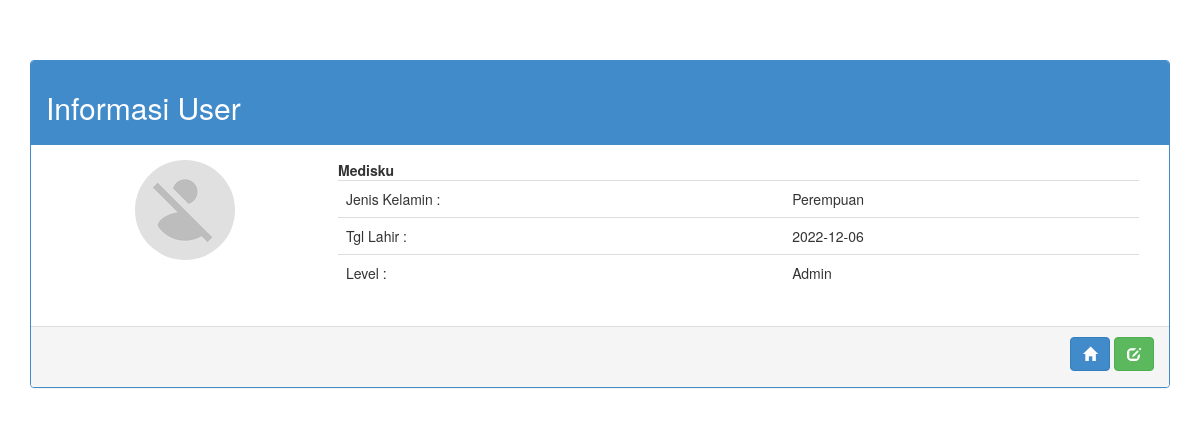
The app's page /admin/user.php (signed in), older data.
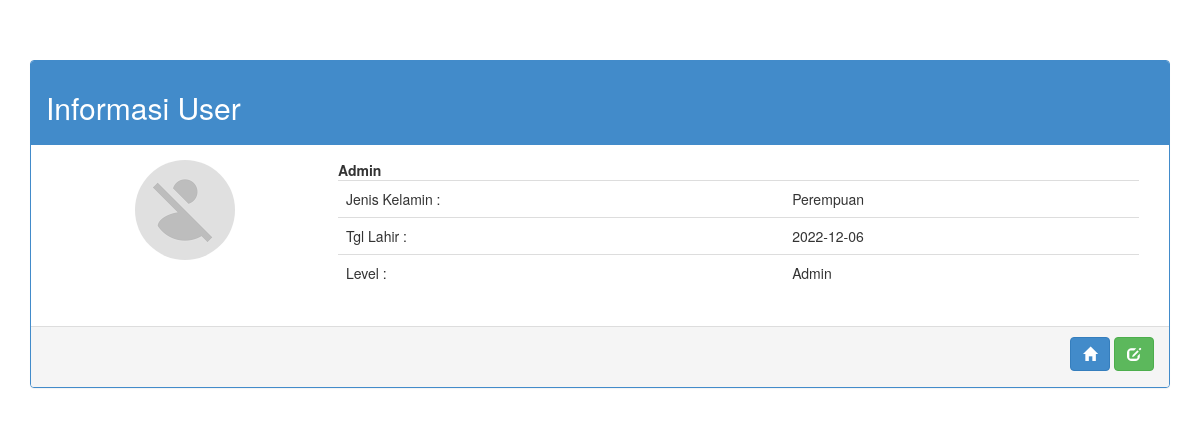
The same page, newer data.
### tables this page shows
CREATE TABLE `pengguna` (
  `id_pengguna` int NOT NULL AUTO_INCREMENT,
  `nama` varchar(20) NOT NULL,
  `jenis_kelamin` varchar(20) NOT NULL,
  `tgl_lahir` varchar(20) NOT NULL,
  `username` varchar(20) NOT NULL,
  `password` varchar(20) NOT NULL,
  `hak` varchar(25) NOT NULL,
  PRIMARY KEY (`id_pengguna`)
);

### admin/user.php (the view, shortened to what this page needs)
<?php
    include "../koneksi/config.php";
    $id = $_SESSION['id'];
    $sql = "select * from pengguna where id_pengguna='$id'";
    $query = mysqli_query($connect, $sql);
    $data = mysqli_fetch_array($query);
?>
<!DOCTYPE html>
<html>
<head>
    <link href="../assets/css/bootstrap.css" rel="stylesheet">
    <link href="../assets/css/style.css" rel="stylesheet" />
</head>
<body>
    <br><br><br>
    <div class="container">
        <div class="panel panel-primary">
            <div class="panel-heading">
                <h2>Informasi User</h2>
            </div>
            <div class="panel-body">
                <div class="row-fluid">
                    <div class="col-md-3 text-center">
                        <img class="img-circle" src="../assets/img/user.png"><br>
                    </div>
                    <div class="col-md-9">
                        <strong><?php echo ucwords($data["nama"]); ?></strong><br>
                        <table class="table table-responsive">
                            <tbody>
                                <tr>
                                    <td>Jenis Kelamin :</td>
                                    <td><?php echo $data["jenis_kelamin"]; ?></td>
                                </tr>
                                <tr>
                                    <td>Tgl Lahir :</td>
                                    <td><?php echo $data["tgl_lahir"]; ?></td>
                                </tr>
                                <tr>
                                    <td>Level : </td>
                                    <td><?php echo ucwords($data["hak"]); ?></td>
                                </tr>
                            </tbody>
                        </table>
                    </div>
                </div>
            </div>
            <div class="panel-footer">
                <span class="pull-right">
                    <a href="home.php" class="btn btn-primary"><i class="glyphicon glyphicon-home"></i></a>
                    <button class="btn btn-success" type="button" data-toggle="modal" data-target="#edit"><i class="glyphicon glyphicon-edit"></i></button>
                </span>
                <br><br>
            </div>
        </div>
    </div>
</body>
</html>

Row changes from the older to the newer data that the page shows:
changed pengguna "Admin": nama "Medisku" → "Admin"
